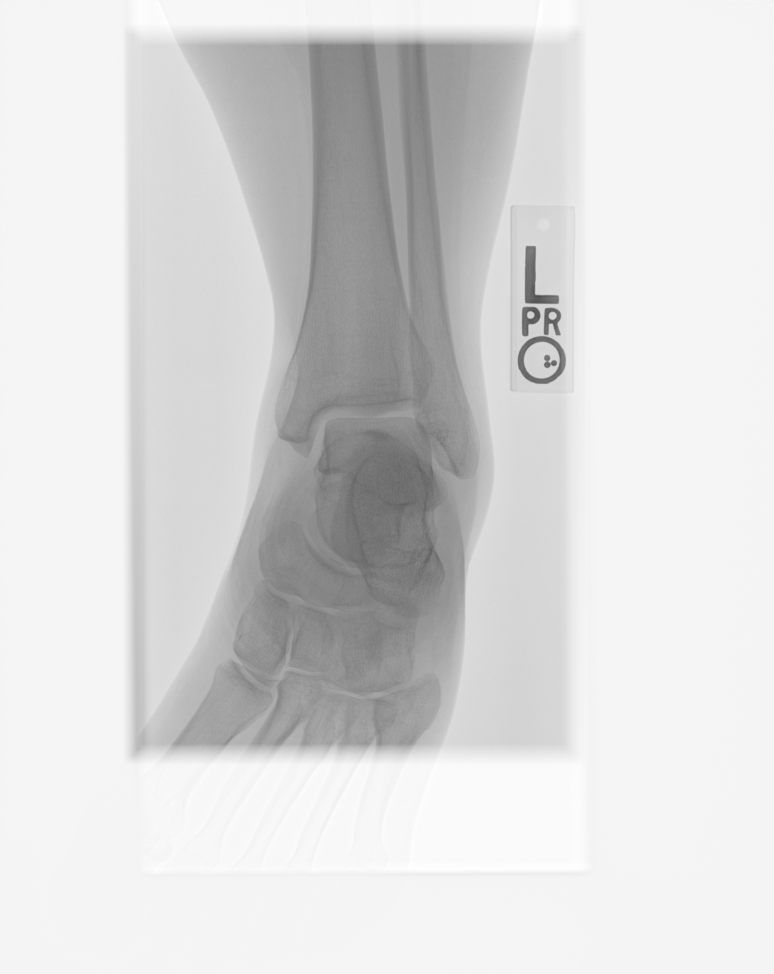
#> input picture Dataset/normal/0.png, 2320 x 2920 px, found by its file name (shown at 1/3 size); its folder holds 4 pictures in this run
$ jupyter execute --allow-errors mohini-gupta.ipynb   (shell and % lines are left out)
#> lines starting #> are read from the running program, lines starting #| are printed output that depends on the picture
Imports

[cell 1]

import os
import pandas as pd
from sklearn.model_selection import train_test_split

[cell 2]
normal_dir = './Dataset/Normal'
fracture_dir = './Dataset/Fracture'
data = []
for img_name in os.listdir(normal_dir):
    if img_name.lower().endswith(('.png')):
        data.append({'image_path': os.path.join(normal_dir, img_name), 'label': 'normal'})

#> (the rest of this cell did not finish here and is left out)

EDA

[cell 3]
import matplotlib.pyplot as plt

#> (the rest of this cell did not finish here and is left out)

[cell 4]
from PIL import Image
import numpy as np

variances = []
labels = []

for item in data:
    img = Image.open(item['image_path']).convert('L')
#> img is the input picture: PIL image 2320x2920 L; min 71, max 255, mean 217.5
    pixels = np.array(img)
    variances.append(np.var(pixels))
    labels.append(item['label'])

variance_df = pd.DataFrame({'variance': variances, 'label': labels})

plt.figure(figsize=(8, 6))
variance_df.boxplot(column='variance', by='label')
plt.title('Pixel Intensity Variance by Class')
plt.suptitle('')
plt.xlabel('Class')
plt.ylabel('Pixel Intensity Variance')
plt.show()
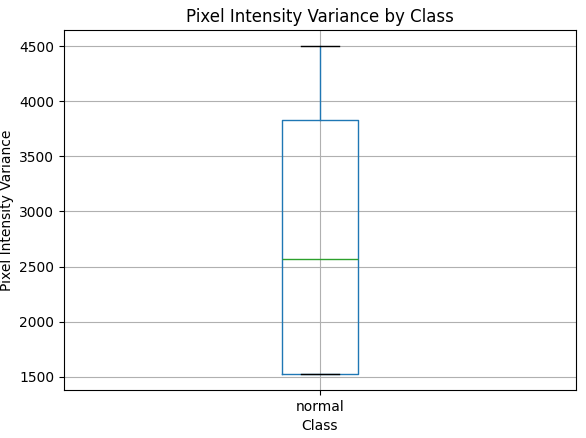
#> figure drawn by matplotlib, 1 panel
